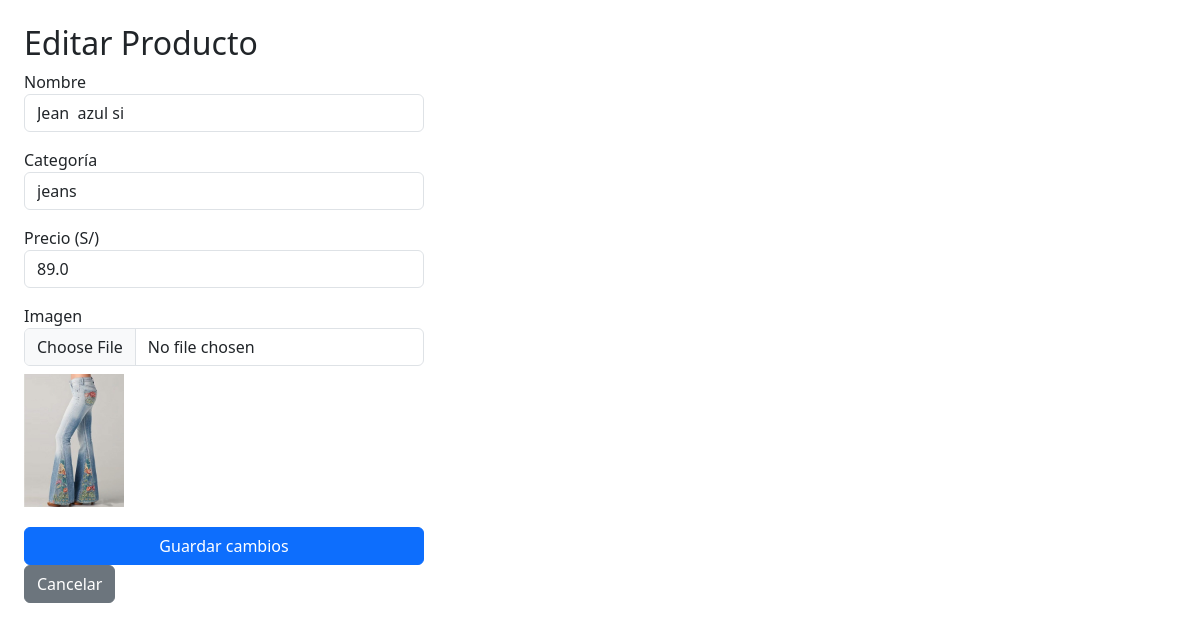
Screenshot of /admin/editar/1 (signed in) with the database file from the repository.
### proyecto.py (models this page shows)
class Producto(db.Model):
    id        = db.Column(db.Integer, primary_key=True)
    nombre    = db.Column(db.String(100), nullable=False)
    categoria = db.Column(db.String(50), nullable=False)
    precio    = db.Column(db.Float, nullable=False)
    imagen    = db.Column(db.String(200), default="default.jpg")

### proyecto.py (the view, shortened to what this page needs)
@app.route("/admin/editar/<int:id>", methods=["GET", "POST"])
def admin_editar(id):
    if not solo_admin():
        abort(403)
    producto = Producto.query.get_or_404(id)
    return render_template("admin_form.html", producto=producto)

### proyecto.py (called while the page is built)
def solo_admin():
    return session.get("es_admin") == True

### templates/admin_form.html (shortened to what this page needs)
<!DOCTYPE html>
<html lang="es">
<head>
  <link rel="stylesheet" href="{{ url_for('static', filename='stylesheet.css') }}">
  <link href="https://cdn.jsdelivr.net/npm/bootstrap@5.3.3/dist/css/bootstrap.min.css" rel="stylesheet">
</head>
<body class="p-4">
  <h2>{{ 'Editar' if producto else 'Agregar' }} Producto</h2>
  <form method="POST" enctype="multipart/form-data" style="max-width:400px">
  <div class="mb-3">
    <label>Nombre</label>
    <input type="text" name="nombre" class="form-control"
           value="{{ producto.nombre if producto else '' }}" required/>
  </div>
  <div class="mb-3">
    <label>Categoría</label>
    <select name="categoria" class="form-control">
      {% for cat in ['jeans','zapatos','polos','casacas'] %}
      <option value="{{ cat }}" {{ 'selected' if producto and producto.categoria == cat }}>
        {{ cat }}
      </option>
      {% endfor %}
    </select>
  </div>
  <div class="mb-3">
    <label>Precio (S/)</label>
    <input type="number" name="precio" step="0.01" class="form-control"
           value="{{ producto.precio if producto else '' }}" required/>
  </div>
  <div class="mb-3">
    <label>Imagen</label>
    <input type="file" name="imagen" class="form-control" accept="image/*"/>
    {% if producto and producto.imagen %}
    <img src="{{ url_for('static', filename='img/' + producto.imagen) }}" width="100" class="mt-2"/>
    {% endif %}
  </div>
  <button type="submit" class="btn btn-primary">
    {{ 'Guardar cambios' if producto else 'Agregar producto' }}
  </button>
  <a href="{{ url_for('admin') }}" class="btn btn-secondary">Cancelar</a>
</form>
</body>
</html>

### static/stylesheet.css (style rules this page uses)
*, *::before, *::after { box-sizing: border-box; margin: 0; padding: 0; }
:root { --cream: #f7f7f7; --sand: #404a7e; --charcoal: #f7fdff; --warm: #660f00; --accent: #520000; --white: #ffb98a; --shadow: 0 4px 24px rgba(28, 28, 28, 0.08); --radius: 12px; }
html { scroll-behavior: smooth; }
body { background-color: var(--cream); color: var(--charcoal); font-weight: 300; line-height: 1.6; }
.btn-primary { width: 100%; padding: 11px; background:#ff6600; color: white; border: none; border-radius: 8px; font-size: 14px; font-weight: 500; cursor: pointer; margin-top: 4px; transition: background 0.25s; }

### rows the page displays
Producto: nombre "Jean azul si", precio "89.0", imagen (picture)

### other values shown
{{ 'Editar' if producto else 'Agregar' }} "Editar"
{{ 'Guardar cambios' if producto else 'Agregar producto' }} "Guardar cambios"
form field categoria "jeans"
